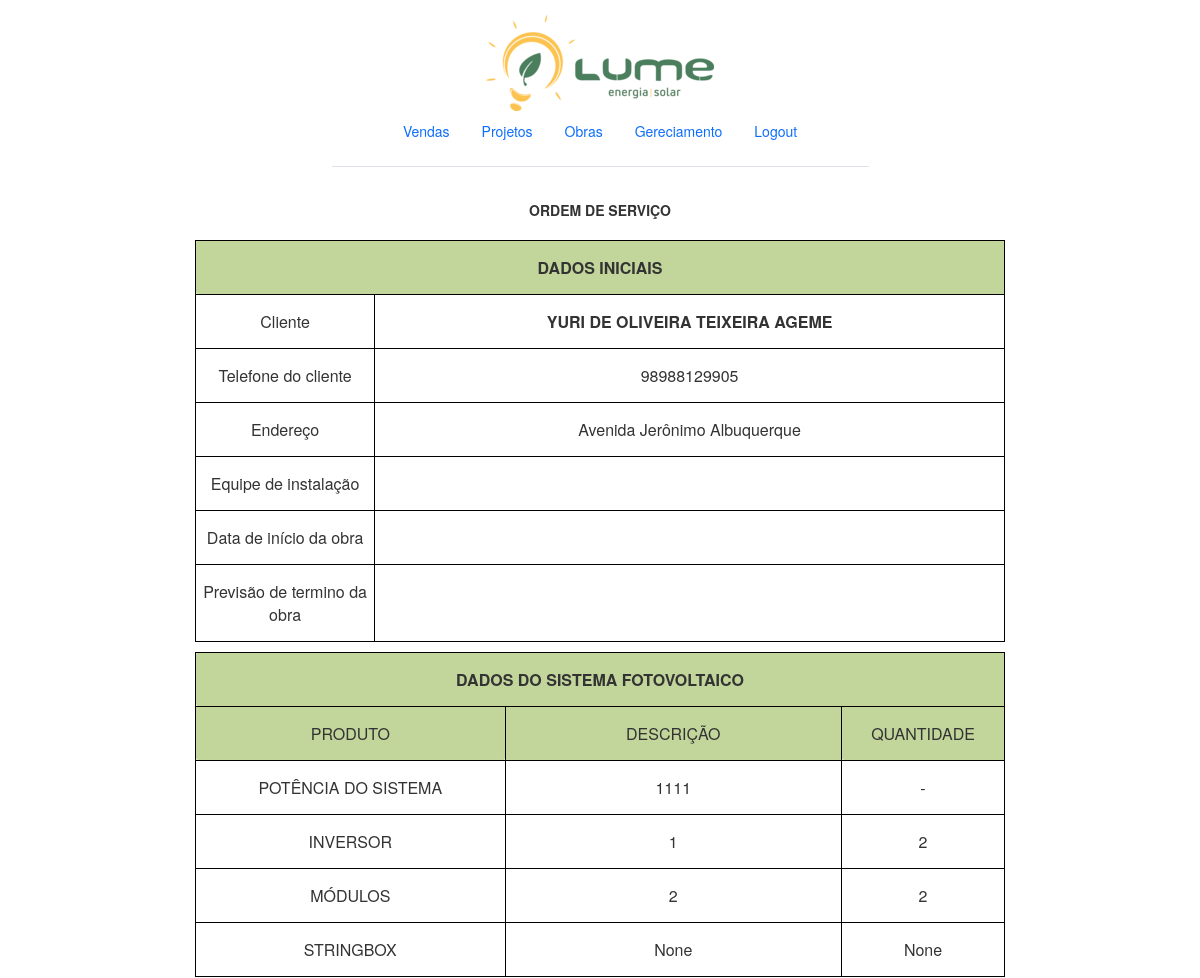
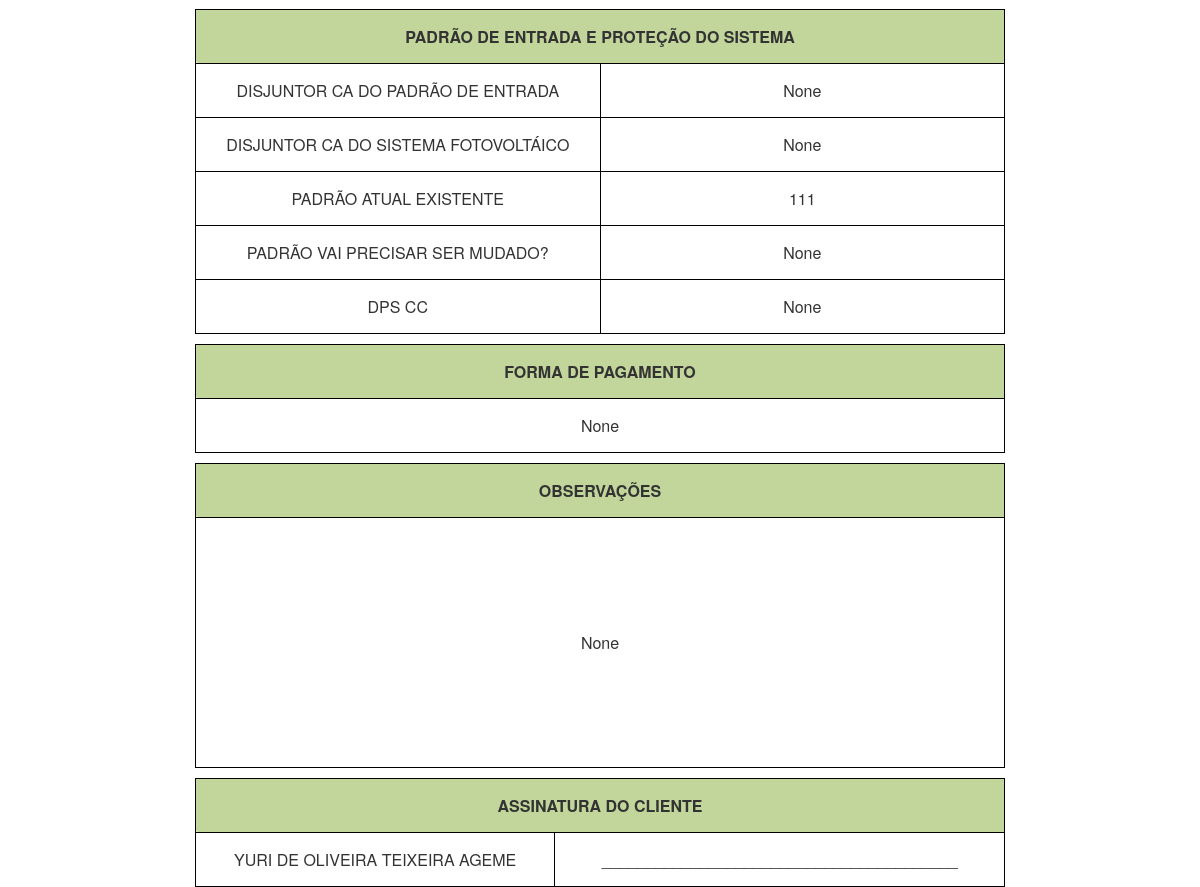
The page /clientes/YURI DE OLIVEIRA TEIXEIRA AGEME/ordemServico/ (signed in) on the database its author committed (2 pictures, top to bottom).
### app_doc/models.py (models this page shows, shortened)
class Cliente(models.Model):
    nome = models.CharField('Nome', max_length=100, null=True)
    fone = models.CharField('Telefone', max_length=11, null=True)
    cpf = models.CharField('CPF', max_length=14, null=True)
    rg = models.CharField('RG', max_length=20, null=True)
    nascimento = models.DateField('Nascimento', null=True, blank=True)
    email = models.CharField('Email: ', max_length=20, null=True)
    conta_contrato = models.CharField('Conta Contrato: ', max_length=20, null=True)
    decimal_x = models.CharField('Decimal - X:', max_length=15, null=True)
    decimal_y = models.CharField('Decimal - Y:', max_length=15, null=True)
    utm_x = models.CharField('UTM - X:', max_length=15, null=True)
    utm_y = models.CharField('UTM - Y:', max_length=15, null=True)
    geografica = models.CharField('Geografica:', max_length=15, null=True)
    adress = models.CharField('Endereço', max_length=200, null=True)
    link_endereco = models.CharField('Link Localização: ', max_length=30, null=True)
    inicio = models.DateField('Inicio da obra', null=True, blank=True)
    fim = models.DateField('Fim da obra', null=True, blank=True)
    equipe = models.DateField('Equipe de instalação: ', max_length=300, null=True)
    sis_pot = models.CharField('Potencia do Sistema:', max_length=4, null=True)
    ger_mensal = models.CharField('Geração Mensal:', max_length=8, null=True)
    tipo_padrao = models.CharField('Padrao de entrada:', max_length=10, null=True)
    tipo_geracao = models.CharField('Tipo de geração:', max_length=20, null=True)
    mudar_padrao = models.CharField('Padrao precisa ser mudado ?:', max_length=10, null=True)
    inversor = models.CharField('Inversor(es) Utilizado(s):', max_length=20, null=True)
    qt_inv = models.IntegerField('Quantidade de inversores:', null=True)
    mod = models.CharField('Modulos Utilizados:', max_length=20, null=True)
    qt_mod = models.IntegerField('Quantidade de modulos:', null=True)
    strBx = models.CharField('Modelo de StringBox usada:', max_length=200, null=True)
    qt_strBx = models.IntegerField('Quantidade de stringBox:', null=True)
    disj = models.CharField('Disjuntor de entrada do sistema:', max_length=15, null=True)
    disjSis = models.CharField('Disjuntor de proteção CA do sistema:', max_length=20, null=True)
    dps = models.CharField('DPS CC do Sistema:', max_length=20, null=True)
    pagamento = models.CharField('Forma de pagamento:', max_length=30, null=True)
    obs = models.CharField('Observações: ', max_length=500, null=True)

### app_doc/views.py (the view)
# urls.py: path('clientes/<nome>/ordemServico/', orderService),
def orderService(request, nome):
    if request.user.is_authenticated:
        lista = Cliente.objects.get(nome=nome)
        context = {
            'lista': lista,
        }
        return render(request, 'orderService.html', context)
    else:
        return redirect("/login/")

### app_doc/templates/orderService.html (shortened to what this page needs)
{% load static%}
<head>
    <link href="https://cdn.jsdelivr.net/npm/bootstrap@5.1.3/dist/css/bootstrap.min.css" rel="stylesheet">
    <link href="https://maxcdn.bootstrapcdn.com/bootstrap/3.3.7/css/bootstrap.min.css" rel="stylesheet">
    <link rel="stylesheet" href="https://cdnjs.cloudflare.com/ajax/libs/materialize/1.0.0/css/materialize.min.css">
    <link rel="stylesheet" href= '{% static "css/os.css" %}'>
</head>
<body>
    <div class="container">
        <div class="container">
            <header class="d-flex flex-wrap justify-content-center py-3 mb-4 border-bottom">
                <a href="http://127.0.0.1:8000/clientes">
                <span><img src="{% static 'img/lumi_original.png' %}"></span>
              </a>
              <ul class="nav nav-pills">
                <li class="nav-item"><a href="#" class="nav-link" >Vendas</a></li>
                <li class="nav-item"><a href="#" class="nav-link">Projetos</a></li>
                <li class="nav-item"><a href="#" class="nav-link">Obras</a></li>
                <li class="nav-item"><a href="#" class="nav-link">Gereciamento</a></li>
                <li class="nav-item"><a href="#" class="nav-link">Logout</a></li>
              </ul>
            </header>
        </div>
        <p style="text-align: center; padding: 10px;"><b>ORDEM DE SERVIÇO</b></p>
        <table align="center">
            <tr>
                <th class="t1" colspan="2">DADOS INICIAIS</th>
            </tr>
            <tr>
                <td class="c1">Cliente</td>
                <td><b>{{lista.nome}}</b></td>
            </tr>
            <tr>
                <td class="c1">Telefone do cliente</td>
                <td>{{lista.fone}}</td>
            </tr>
            <tr>
                <td class="c1">Endereço</td>
                <td>{{lista.adress}}</td>
            </tr>
            <tr>
                <td class="c1">Equipe de instalação</td>
                <td><b>{{equipe}}</b></td>
            </tr>
            <tr>
                <td class="c1">Data de início da obra</td>
                <td><b>{{inicio_obra}}</b></td>
            </tr>
            <tr>
                <td class="c1">Previsão de termino da obra</td>
                <td><b>{{fim_obra}}</b></td>
            </tr>
        </table>
        <table align="center">
            <tr>
                <th class="t2" colspan="3">DADOS DO SISTEMA FOTOVOLTAICO</th>
            </tr>
            <tr>
                <td class="c2-1">PRODUTO</td>
                <td class="c2-2">DESCRIÇÃO</td>
                <td class="c2-3">QUANTIDADE</td>
            </tr>
            <tr>
                <td>POTÊNCIA DO SISTEMA</td>
                <td>{{lista.sis_pot}}</td>
                <td>-</td>
            </tr>
            <tr>
                <td>INVERSOR</td>
                <td>{{lista.inversor}}</td>
                <td>{{lista.qt_inv}}</td>
            </tr>
            <tr>
                <td>MÓDULOS</td>
                <td>{{lista.mod}}</td>
                <td>{{lista.qt_mod}}</td>
            </tr>
            <tr>
                <td>STRINGBOX</td>
                <td>{{lista.strBx}}</td>
                <td>{{lista.qt_strBx}}</td>
            </tr>
        </table>
        <table align="center">
            <tr>
                <th class="t2" colspan="2">PADRÃO DE ENTRADA E PROTEÇÃO DO SISTEMA</th>
            </tr>
            <tr>
                <td class="c3-1">DISJUNTOR CA DO PADRÃO DE ENTRADA</td>
                <td class="c3-2">{{lista.disj}}</td>
            </tr>
            <tr>
                <td>DISJUNTOR CA DO SISTEMA FOTOVOLTÁICO</td>
                <td>{{lista.disjSis}}</td>
            </tr>
            <tr>
                <td>PADRÃO ATUAL EXISTENTE</td>
                <td>{{lista.tipo_padrao}}</td>
            </tr>
            <tr>
                <td>PADRÃO VAI PRECISAR SER MUDADO?</td>
                <td>{{lista.mudar_padrao}}</td>
            </tr>
            <tr>
                <td>DPS CC</td>
                <td>{{lista.dps}}</td>
            </tr>
        </table>
        <table align="center">
            <tr>
                <th class="t2">FORMA DE PAGAMENTO</th>
            </tr>
            <tr>
                <td>{{lista.pagamento}}</td>
            </tr>
        </table>
        <table align="center">
            <tr>
                <th class="t2">OBSERVAÇÕES</th>
            </tr>
            <tr>
                <td style="height: 250px;">{{lista.obs}}</td>
            </tr>
        </table>
        <table align="center">
            <tr>
                <th class="t2" colspan="2"> ASSINATURA DO CLIENTE</th>
            </tr>
            <tr>
                <td>{{lista.nome}}</td>
                <td>________________________________________</td>
            </tr>
        </table>
    </div>
</body>

### app_doc/static/css/os.css (style rules this page uses)
th, tr, td, table { border: 0.0001px solid black; border-spacing: 0px; text-align: center; }
table { align-items: center; }
.t1 { width: 626.645px; background-color: #c2d69b; }
.c1 { width: 179.15px; }
.t2 { width: 693.165px; background-color: #c2d69b; }
.c2-1 { width: 264.94488px; background-color: #c2d69b; }
.c2-2 { width: 288px; background-color: #c2d69b; }
.c2-3 { width: 139.464566px; background-color: #c2d69b; }
.c3-1, .c3-2 { width: 345.826771px; }

### rows shown on the page
Cliente: nome "YURI DE OLIVEIRA TEIXEIRA AGEME", fone "98988129905", adress "Avenida Jerônimo Albuquerque", sis_pot "1111", inversor "1", qt_inv "2", mod "2", qt_mod "2", strBx "None", qt_strBx "None", disj "None", disjSis "None", tipo_padrao "111", mudar_padrao "None", dps "None", pagamento "None", obs "None"
